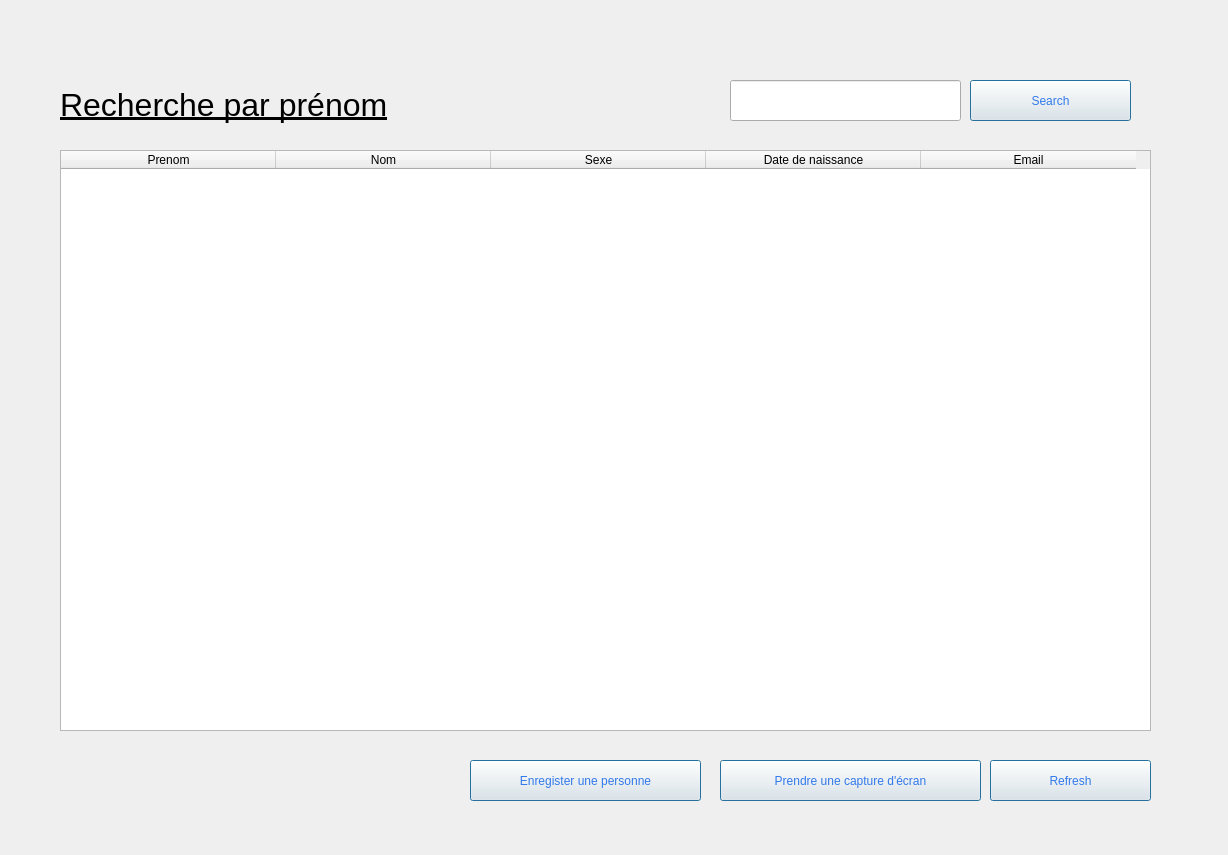
<?xml version="1.0" encoding="UTF-8"?>
<ui version="4.0">
 <class>Idcard</class>
 <widget class="QMainWindow" name="Idcard">
  <property name="geometry">
   <rect>
    <x>0</x>
    <y>0</y>
    <width>1228</width>
    <height>855</height>
   </rect>
  </property>
  <property name="windowTitle">
   <string>MainWindow</string>
  </property>
  <widget class="QWidget" name="centralwidget">
   <widget class="QStackedWidget" name="stackedWidget">
    <property name="geometry">
     <rect>
      <x>0</x>
      <y>0</y>
      <width>1231</width>
      <height>861</height>
     </rect>
    </property>
    <property name="styleSheet">
     <string notr="true"/>
    </property>
    <property name="currentIndex">
     <number>0</number>
    </property>
    <widget class="QWidget" name="page">
     <widget class="QLabel" name="label_7">
      <property name="geometry">
       <rect>
        <x>-10</x>
        <y>0</y>
        <width>1241</width>
        <height>911</height>
       </rect>
      </property>
      <property name="styleSheet">
       <string notr="true"/>
      </property>
      <property name="text">
       <string/>
      </property>
      <property name="pixmap">
       <pixmap resource="../resources.qrc">:/img/Static/124907004-pink-abstract-background-geometric-for-presentation-banner-poster-or-flyer-artwork-background-design.webp</pixmap>
      </property>
      <property name="scaledContents">
       <bool>true</bool>
      </property>
     </widget>
     <widget class="QTableWidget" name="table">
      <property name="geometry">
       <rect>
        <x>60</x>
        <y>150</y>
        <width>1091</width>
        <height>581</height>
       </rect>
      </property>
      <property name="autoScroll">
       <bool>true</bool>
      </property>
      <property name="alternatingRowColors">
       <bool>false</bool>
      </property>
      <property name="showGrid">
       <bool>true</bool>
      </property>
      <property name="gridStyle">
       <enum>Qt::DashLine</enum>
      </property>
      <attribute name="horizontalHeaderDefaultSectionSize">
       <number>215</number>
      </attribute>
      <attribute name="verticalHeaderCascadingSectionResizes">
       <bool>false</bool>
      </attribute>
      <column>
       <property name="text">
        <string>Prenom</string>
       </property>
      </column>
      <column>
       <property name="text">
        <string>Nom</string>
       </property>
      </column>
      <column>
       <property name="text">
        <string>Sexe</string>
       </property>
      </column>
      <column>
       <property name="text">
        <string>Date de naissance</string>
       </property>
      </column>
      <column>
       <property name="text">
        <string>Email</string>
       </property>
      </column>
     </widget>
     <widget class="QLabel" name="label_14">
      <property name="geometry">
       <rect>
        <x>60</x>
        <y>70</y>
        <width>471</width>
        <height>71</height>
       </rect>
      </property>
      <property name="styleSheet">
       <string notr="true"/>
      </property>
      <property name="text">
       <string>&lt;html&gt;&lt;head/&gt;&lt;body&gt;&lt;p&gt;&lt;span style=&quot; font-size:24pt; text-decoration: underline;&quot;&gt;Recherche par prénom&lt;/span&gt;&lt;/p&gt;&lt;/body&gt;&lt;/html&gt;</string>
      </property>
     </widget>
     <widget class="QPushButton" name="search_btn">
      <property name="geometry">
       <rect>
        <x>970</x>
        <y>80</y>
        <width>161</width>
        <height>41</height>
       </rect>
      </property>
      <property name="styleSheet">
       <string notr="true">QPushButton{
font: 12pt &quot;MS Shell Dlg 2&quot;;
color:rgb(50, 121, 234);
}

QPushButton::hover{
font: 12pt &quot;MS Shell Dlg 2&quot;;
color: rgb(255, 255, 255);
background-color: rgb(50, 121, 234);
}</string>
      </property>
      <property name="text">
       <string>Search</string>
      </property>
      <property name="autoDefault">
       <bool>true</bool>
      </property>
      <property name="default">
       <bool>true</bool>
      </property>
      <property name="flat">
       <bool>false</bool>
      </property>
     </widget>
     <widget class="QPushButton" name="refresh_btn">
      <property name="geometry">
       <rect>
        <x>990</x>
        <y>760</y>
        <width>161</width>
        <height>41</height>
       </rect>
      </property>
      <property name="styleSheet">
       <string notr="true">QPushButton{
font: 12pt &quot;MS Shell Dlg 2&quot;;
color:rgb(50, 121, 234);
}

QPushButton::hover{
font: 12pt &quot;MS Shell Dlg 2&quot;;
color: rgb(255, 255, 255);
background-color: rgb(50, 121, 234);
}</string>
      </property>
      <property name="text">
       <string>Refresh</string>
      </property>
      <property name="autoDefault">
       <bool>true</bool>
      </property>
      <property name="default">
       <bool>true</bool>
      </property>
      <property name="flat">
       <bool>false</bool>
      </property>
     </widget>
     <widget class="QLineEdit" name="search_line">
      <property name="geometry">
       <rect>
        <x>730</x>
        <y>80</y>
        <width>231</width>
        <height>41</height>
       </rect>
      </property>
     </widget>
     <widget class="QPushButton" name="take_screen">
      <property name="geometry">
       <rect>
        <x>720</x>
        <y>760</y>
        <width>261</width>
        <height>41</height>
       </rect>
      </property>
      <property name="styleSheet">
       <string notr="true">QPushButton{
font: 12pt &quot;MS Shell Dlg 2&quot;;
color:rgb(50, 121, 234);
}

QPushButton::hover{
font: 12pt &quot;MS Shell Dlg 2&quot;;
color: rgb(255, 255, 255);
background-color: rgb(50, 121, 234);
}</string>
      </property>
      <property name="text">
       <string>Prendre une capture d'écran</string>
      </property>
      <property name="autoDefault">
       <bool>true</bool>
      </property>
      <property name="default">
       <bool>true</bool>
      </property>
      <property name="flat">
       <bool>false</bool>
      </property>
     </widget>
     <widget class="QPushButton" name="save_page">
      <property name="geometry">
       <rect>
        <x>470</x>
        <y>760</y>
        <width>231</width>
        <height>41</height>
       </rect>
      </property>
      <property name="styleSheet">
       <string notr="true">QPushButton{
font: 12pt &quot;MS Shell Dlg 2&quot;;
color:rgb(50, 121, 234);
}

QPushButton::hover{
font: 12pt &quot;MS Shell Dlg 2&quot;;
color: rgb(255, 255, 255);
background-color: rgb(50, 121, 234);
}</string>
      </property>
      <property name="text">
       <string>Enregister une personne</string>
      </property>
      <property name="autoDefault">
       <bool>true</bool>
      </property>
      <property name="default">
       <bool>true</bool>
      </property>
      <property name="flat">
       <bool>false</bool>
      </property>
     </widget>
    </widget>
    <widget class="QWidget" name="page_3">
     <widget class="QLabel" name="label_8">
      <property name="geometry">
       <rect>
        <x>-10</x>
        <y>-10</y>
        <width>1241</width>
        <height>871</height>
       </rect>
      </property>
      <property name="text">
       <string/>
      </property>
      <property name="pixmap">
       <pixmap resource="../resources.qrc">:/img/Static/job545-wit-56_1_1.jpg</pixmap>
      </property>
      <property name="scaledContents">
       <bool>true</bool>
      </property>
     </widget>
     <widget class="QFrame" name="frame_3">
      <property name="geometry">
       <rect>
        <x>300</x>
        <y>180</y>
        <width>701</width>
        <height>371</height>
       </rect>
      </property>
      <property name="styleSheet">
       <string notr="true">background-color: rgb(255, 255, 255);</string>
      </property>
      <property name="frameShape">
       <enum>QFrame::StyledPanel</enum>
      </property>
      <property name="frameShadow">
       <enum>QFrame::Raised</enum>
      </property>
      <widget class="QLabel" name="label_9">
       <property name="geometry">
        <rect>
         <x>460</x>
         <y>30</y>
         <width>201</width>
         <height>191</height>
        </rect>
       </property>
       <property name="styleSheet">
        <string notr="true">background-color: rgb(85, 170, 255);</string>
       </property>
       <property name="text">
        <string>&lt;html&gt;&lt;head/&gt;&lt;body&gt;&lt;p align=&quot;center&quot;&gt;&lt;span style=&quot; font-size:22pt;&quot;&gt;Profile img&lt;/span&gt;&lt;/p&gt;&lt;/body&gt;&lt;/html&gt;</string>
       </property>
      </widget>
      <widget class="QLabel" name="prenom_label">
       <property name="geometry">
        <rect>
         <x>20</x>
         <y>20</y>
         <width>121</width>
         <height>31</height>
        </rect>
       </property>
       <property name="styleSheet">
        <string notr="true">font: 14pt &quot;MS Shell Dlg 2&quot;;</string>
       </property>
       <property name="text">
        <string>Prenom :</string>
       </property>
      </widget>
      <widget class="QLabel" name="nom_label">
       <property name="geometry">
        <rect>
         <x>20</x>
         <y>80</y>
         <width>71</width>
         <height>31</height>
        </rect>
       </property>
       <property name="styleSheet">
        <string notr="true">font: 14pt &quot;MS Shell Dlg 2&quot;;</string>
       </property>
       <property name="text">
        <string>Nom :</string>
       </property>
      </widget>
      <widget class="QLabel" name="sexe_label">
       <property name="geometry">
        <rect>
         <x>20</x>
         <y>150</y>
         <width>81</width>
         <height>31</height>
        </rect>
       </property>
       <property name="styleSheet">
        <string notr="true">font: 14pt &quot;MS Shell Dlg 2&quot;;</string>
       </property>
       <property name="text">
        <string>Sexe :</string>
       </property>
      </widget>
      <widget class="QLabel" name="date_de_label">
       <property name="geometry">
        <rect>
         <x>20</x>
         <y>220</y>
         <width>201</width>
         <height>31</height>
        </rect>
       </property>
       <property name="styleSheet">
        <string notr="true">font: 14pt &quot;MS Shell Dlg 2&quot;;</string>
       </property>
       <property name="text">
        <string>Date de naissance :</string>
       </property>
      </widget>
      <widget class="QLabel" name="show_prenom">
       <property name="geometry">
        <rect>
         <x>120</x>
         <y>40</y>
         <width>231</width>
         <height>31</height>
        </rect>
       </property>
       <property name="styleSheet">
        <string notr="true">font: 14pt &quot;MS Shell Dlg 2&quot;;</string>
       </property>
       <property name="text">
        <string/>
       </property>
      </widget>
      <widget class="QLabel" name="show_nom">
       <property name="geometry">
        <rect>
         <x>90</x>
         <y>100</y>
         <width>201</width>
         <height>31</height>
        </rect>
       </property>
       <property name="styleSheet">
        <string notr="true">font: 14pt &quot;MS Shell Dlg 2&quot;;</string>
       </property>
       <property name="text">
        <string/>
       </property>
      </widget>
      <widget class="QLabel" name="show_sexe">
       <property name="geometry">
        <rect>
         <x>90</x>
         <y>160</y>
         <width>151</width>
         <height>31</height>
        </rect>
       </property>
       <property name="styleSheet">
        <string notr="true">font: 14pt &quot;MS Shell Dlg 2&quot;;</string>
       </property>
       <property name="text">
        <string/>
       </property>
      </widget>
      <widget class="QLabel" name="show_date">
       <property name="geometry">
        <rect>
         <x>230</x>
         <y>220</y>
         <width>251</width>
         <height>31</height>
        </rect>
       </property>
       <property name="styleSheet">
        <string notr="true">font: 14pt &quot;MS Shell Dlg 2&quot;;</string>
       </property>
       <property name="text">
        <string/>
       </property>
      </widget>
      <widget class="QLabel" name="date_de_label_2">
       <property name="geometry">
        <rect>
         <x>20</x>
         <y>290</y>
         <width>61</width>
         <height>31</height>
        </rect>
       </property>
       <property name="styleSheet">
        <string notr="true">font: 14pt &quot;MS Shell Dlg 2&quot;;</string>
       </property>
       <property name="text">
        <string>Email:</string>
       </property>
      </widget>
     </widget>
     <widget class="QPushButton" name="capture">
      <property name="geometry">
       <rect>
        <x>480</x>
        <y>600</y>
        <width>271</width>
        <height>61</height>
       </rect>
      </property>
      <property name="styleSheet">
       <string notr="true">QPushButton{
font: 12pt &quot;MS Shell Dlg 2&quot;;
color:rgb(50, 121, 234);
}

QPushButton::hover{
font: 12pt &quot;MS Shell Dlg 2&quot;;
color: rgb(255, 255, 255);
background-color: rgb(50, 121, 234);
}</string>
      </property>
      <property name="text">
       <string>Capture d'ecran</string>
      </property>
     </widget>
     <widget class="QPushButton" name="back_btn_2">
      <property name="geometry">
       <rect>
        <x>30</x>
        <y>20</y>
        <width>131</width>
        <height>51</height>
       </rect>
      </property>
      <property name="text">
       <string>Back</string>
      </property>
      <property name="icon">
       <iconset resource="../resources.qrc">
        <normaloff>:/img/Static/left_32px.png</normaloff>:/img/Static/left_32px.png</iconset>
      </property>
      <property name="iconSize">
       <size>
        <width>100</width>
        <height>100</height>
       </size>
      </property>
      <property name="default">
       <bool>false</bool>
      </property>
      <property name="flat">
       <bool>false</bool>
      </property>
     </widget>
    </widget>
    <widget class="QWidget" name="page_2">
     <widget class="QLabel" name="label">
      <property name="geometry">
       <rect>
        <x>-10</x>
        <y>-50</y>
        <width>1241</width>
        <height>911</height>
       </rect>
      </property>
      <property name="styleSheet">
       <string notr="true"/>
      </property>
      <property name="text">
       <string/>
      </property>
      <property name="pixmap">
       <pixmap resource="../resources.qrc">:/img/Static/rm222-mind-22_1_2.jpg</pixmap>
      </property>
      <property name="scaledContents">
       <bool>true</bool>
      </property>
     </widget>
     <widget class="QFrame" name="frame">
      <property name="geometry">
       <rect>
        <x>320</x>
        <y>20</y>
        <width>611</width>
        <height>831</height>
       </rect>
      </property>
      <property name="styleSheet">
       <string notr="true">background-color: rgb(255, 255, 255);</string>
      </property>
      <property name="frameShape">
       <enum>QFrame::StyledPanel</enum>
      </property>
      <property name="frameShadow">
       <enum>QFrame::Raised</enum>
      </property>
      <widget class="QLabel" name="label_2">
       <property name="geometry">
        <rect>
         <x>140</x>
         <y>10</y>
         <width>331</width>
         <height>71</height>
        </rect>
       </property>
       <property name="styleSheet">
        <string notr="true">font: 16pt &quot;MS Shell Dlg 2&quot;;
text-decoration: underline;
</string>
       </property>
       <property name="text">
        <string>&lt;html&gt;&lt;head/&gt;&lt;body&gt;&lt;p align=&quot;center&quot;&gt;Carte d'identité&lt;/p&gt;&lt;/body&gt;&lt;/html&gt;</string>
       </property>
      </widget>
      <widget class="QLabel" name="label_3">
       <property name="geometry">
        <rect>
         <x>40</x>
         <y>230</y>
         <width>91</width>
         <height>71</height>
        </rect>
       </property>
       <property name="styleSheet">
        <string notr="true">font: 14pt &quot;MS Shell Dlg 2&quot;;</string>
       </property>
       <property name="text">
        <string>&lt;html&gt;&lt;head/&gt;&lt;body&gt;&lt;p&gt;Prenom&lt;/p&gt;&lt;/body&gt;&lt;/html&gt;</string>
       </property>
      </widget>
      <widget class="QLabel" name="label_4">
       <property name="geometry">
        <rect>
         <x>40</x>
         <y>340</y>
         <width>91</width>
         <height>41</height>
        </rect>
       </property>
       <property name="styleSheet">
        <string notr="true">font: 14pt &quot;MS Shell Dlg 2&quot;;</string>
       </property>
       <property name="text">
        <string>&lt;html&gt;&lt;head/&gt;&lt;body&gt;&lt;p&gt;Nom&lt;/p&gt;&lt;/body&gt;&lt;/html&gt;</string>
       </property>
      </widget>
      <widget class="QLabel" name="label_5">
       <property name="geometry">
        <rect>
         <x>40</x>
         <y>430</y>
         <width>81</width>
         <height>51</height>
        </rect>
       </property>
       <property name="styleSheet">
        <string notr="true">font: 14pt &quot;MS Shell Dlg 2&quot;;</string>
       </property>
       <property name="text">
        <string>&lt;html&gt;&lt;head/&gt;&lt;body&gt;&lt;p&gt;Sexe&lt;/p&gt;&lt;/body&gt;&lt;/html&gt;</string>
       </property>
      </widget>
      <widget class="QLabel" name="label_6">
       <property name="geometry">
        <rect>
         <x>40</x>
         <y>510</y>
         <width>281</width>
         <height>71</height>
        </rect>
       </property>
       <property name="styleSheet">
        <string notr="true">font: 14pt &quot;MS Shell Dlg 2&quot;;
</string>
       </property>
       <property name="text">
        <string>&lt;html&gt;&lt;head/&gt;&lt;body&gt;&lt;p&gt;Date de naissance&lt;/p&gt;&lt;/body&gt;&lt;/html&gt;</string>
       </property>
      </widget>
      <widget class="QLineEdit" name="prenom_line">
       <property name="geometry">
        <rect>
         <x>40</x>
         <y>290</y>
         <width>511</width>
         <height>41</height>
        </rect>
       </property>
      </widget>
      <widget class="QLineEdit" name="nom_line">
       <property name="geometry">
        <rect>
         <x>40</x>
         <y>380</y>
         <width>511</width>
         <height>41</height>
        </rect>
       </property>
      </widget>
      <widget class="QPushButton" name="register_btn">
       <property name="geometry">
        <rect>
         <x>200</x>
         <y>770</y>
         <width>171</width>
         <height>51</height>
        </rect>
       </property>
       <property name="styleSheet">
        <string notr="true">QPushButton{
font: 12pt &quot;MS Shell Dlg 2&quot;;
color:rgb(50, 121, 234);
}

QPushButton::hover{
font: 12pt &quot;MS Shell Dlg 2&quot;;
color: rgb(255, 255, 255);
background-color: rgb(50, 121, 234);
}</string>
       </property>
       <property name="text">
        <string>Enregister</string>
       </property>
       <property name="autoDefault">
        <bool>true</bool>
       </property>
       <property name="default">
        <bool>true</bool>
       </property>
       <property name="flat">
        <bool>false</bool>
       </property>
      </widget>
      <widget class="QComboBox" name="comboBox">
       <property name="geometry">
        <rect>
         <x>40</x>
         <y>480</y>
         <width>511</width>
         <height>41</height>
        </rect>
       </property>
       <property name="currentText">
        <string>Masculin</string>
       </property>
       <property name="maxVisibleItems">
        <number>10</number>
       </property>
       <property name="insertPolicy">
        <enum>QComboBox::InsertAtBottom</enum>
       </property>
       <item>
        <property name="text">
         <string>Masculin</string>
        </property>
       </item>
       <item>
        <property name="text">
         <string>Feminin</string>
        </property>
       </item>
      </widget>
      <widget class="QDateEdit" name="dateEdit_combo">
       <property name="geometry">
        <rect>
         <x>40</x>
         <y>570</y>
         <width>511</width>
         <height>41</height>
        </rect>
       </property>
      </widget>
      <widget class="QPushButton" name="add_photo_btn">
       <property name="geometry">
        <rect>
         <x>280</x>
         <y>130</y>
         <width>171</width>
         <height>51</height>
        </rect>
       </property>
       <property name="styleSheet">
        <string notr="true">QPushButton{
font: 12pt &quot;MS Shell Dlg 2&quot;;
color:rgb(50, 121, 234);
}

QPushButton::hover{
font: 12pt &quot;MS Shell Dlg 2&quot;;
color: rgb(255, 255, 255);
background-color: rgb(50, 121, 234);
}</string>
       </property>
       <property name="text">
        <string>Add Photo</string>
       </property>
      </widget>
      <widget class="QLabel" name="add_photo">
       <property name="geometry">
        <rect>
         <x>60</x>
         <y>80</y>
         <width>151</width>
         <height>141</height>
        </rect>
       </property>
       <property name="styleSheet">
        <string notr="true">image: url(:/img/Static/images (1).png);
border: 2px solid black;</string>
       </property>
       <property name="text">
        <string/>
       </property>
       <property name="scaledContents">
        <bool>false</bool>
       </property>
      </widget>
      <widget class="QLabel" name="error">
       <property name="geometry">
        <rect>
         <x>40</x>
         <y>710</y>
         <width>491</width>
         <height>41</height>
        </rect>
       </property>
       <property name="styleSheet">
        <string notr="true">font: 16pt &quot;MS Shell Dlg 2&quot;;</string>
       </property>
       <property name="text">
        <string/>
       </property>
      </widget>
      <widget class="QLineEdit" name="email_line">
       <property name="geometry">
        <rect>
         <x>40</x>
         <y>660</y>
         <width>511</width>
         <height>41</height>
        </rect>
       </property>
      </widget>
      <widget class="QLabel" name="label_10">
       <property name="geometry">
        <rect>
         <x>40</x>
         <y>620</y>
         <width>91</width>
         <height>41</height>
        </rect>
       </property>
       <property name="styleSheet">
        <string notr="true">font: 14pt &quot;MS Shell Dlg 2&quot;;</string>
       </property>
       <property name="text">
        <string>&lt;html&gt;&lt;head/&gt;&lt;body&gt;&lt;p&gt;Email&lt;/p&gt;&lt;/body&gt;&lt;/html&gt;</string>
       </property>
      </widget>
     </widget>
    </widget>
   </widget>
  </widget>
 </widget>
 <resources>
  <include location="../resources.qrc"/>
 </resources>
 <connections/>
</ui>
